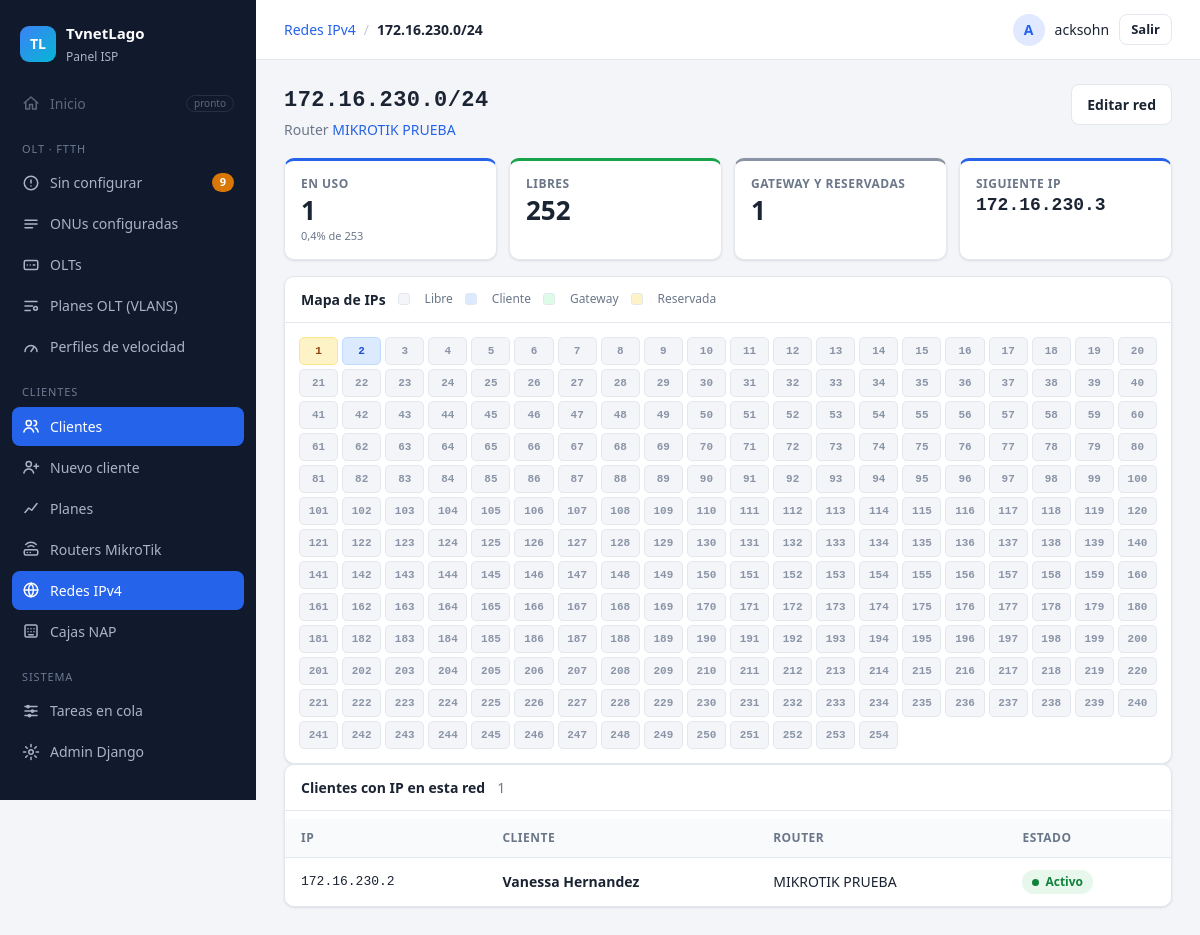
The page /redes/1/ (signed in) on the database its author committed.
### Aplicaciones/ServerMikro/models.py (models this page shows, shortened)
class RedIPv4(models.Model):
    nombre = models.CharField(max_length=60, blank=True, help_text="Vacío = la red, ej. 172.16.130.0/24")
    router = models.ForeignKey(Router, on_delete=models.PROTECT, related_name="redes")
    red = models.GenericIPAddressField("Red", protocol="IPv4")
    cidr = models.PositiveSmallIntegerField("CIDR", default=24)
    gateway = models.GenericIPAddressField(
        "IP del MikroTik (gateway)", protocol="IPv4", null=True, blank=True,
        help_text="La IP del router en esta red. Se usa como local-address del PPPoE y nunca se "
                  "da a un cliente. Vacío = no se envía local-address (usa la del perfil).")
    reservadas = models.TextField(
        "IPs reservadas", blank=True,
        help_text="No se dan a clientes. Separadas por coma; rangos con guion. "
                  "Ej: 172.16.130.2, 172.16.130.250-172.16.130.254")
    activa = models.BooleanField("Usar para clientes nuevos", default=True)
    creada = models.DateTimeField(auto_now_add=True)
    class Meta:
        verbose_name = "red IPv4"
        verbose_name_plural = "redes IPv4"
        ordering = ["router__nombre", "red"]
        constraints = [models.UniqueConstraint(fields=["red", "cidr"], name="red_ipv4_unica")]
    @property
    def cidr_texto(self):
        return f"{self.red}/{self.cidr}"
    @property
    def red_ip(self):
        import ipaddress
        return ipaddress.IPv4Network(self.cidr_texto, strict=False)
    def hosts(self):
        r = self.red_ip
        if r.prefixlen >= 31:
            return list(r)
        return r.hosts()  # generador: no arma listas enormes en redes grandes
    @property
    def total(self):
        r = self.red_ip
        return r.num_addresses if r.prefixlen >= 31 else r.num_addresses - 2
    def bloqueadas(self):
        import ipaddress
        s = _parsear_reservadas(self.reservadas)
        if self.gateway:
            s.add(ipaddress.IPv4Address(self.gateway))
        elif self.red_ip.prefixlen <= 30:
            s.add(next(iter(self.red_ip.hosts())))
        return {ip for ip in s if ip in self.red_ip}
    def contiene(self, ip):
        import ipaddress
        try:
            return ipaddress.IPv4Address(str(ip)) in self.red_ip
        except ValueError:
            return False
    def siguiente_libre(self, usadas):
        fuera = usadas | self.bloqueadas()
        for ip in self.hosts():
            if ip not in fuera:
                return str(ip)
        return None

class Router(models.Model):
    METODOS = [("api_ssl", "API-SSL (cifrada, puerto 8729)"),
               ("api", "API sin cifrar (puerto 8728)"),
               ("rest", "REST por HTTPS (www-ssl, puerto 443)")]
    nombre = models.CharField(max_length=100)
    ip = models.GenericIPAddressField()
    usuario = models.CharField(max_length=50, default="django-api")
    clave = models.CharField(max_length=100)  # TEMPORAL: luego la ciframos
    metodo = models.CharField("Conexión", max_length=8, choices=METODOS, default="rest")
    puerto = models.PositiveIntegerField(null=True, blank=True,
                                         help_text="Vacío = el puerto normal del método (8729, 8728 o 443)")
    huella_ssl = models.CharField("Huella SHA-256 del certificado", max_length=100, blank=True,
                                  help_text="Opcional, solo API-SSL. Si la pones, se comprueba en cada conexión.")
    huella_vista = models.CharField(max_length=64, blank=True,
                                    help_text="Huella que presentó el MikroTik en la última prueba")
    ACCIONES = [("", "—"), ("info", "Leyendo info del router")]
    modelo = models.CharField(max_length=60, blank=True)
    version = models.CharField(max_length=40, blank=True)
    encendido_desde = models.DateTimeField(null=True, blank=True)
    cpu = models.PositiveSmallIntegerField("CPU %", null=True, blank=True)
    memoria_libre = models.PositiveSmallIntegerField("Memoria libre %", null=True, blank=True)
    ppp_activos = models.PositiveIntegerField("PPPoE conectados", null=True, blank=True)
    conectado = models.BooleanField(null=True, blank=True)
    info_leida = models.DateTimeField(null=True, blank=True)
    accion_pendiente = models.CharField(max_length=10, choices=ACCIONES, blank=True, default="")
    accion_desde = models.DateTimeField(null=True, blank=True)
    ultimo_error = models.TextField(blank=True)

class Cliente(models.Model):
    ESTADOS = [("pendiente", "Pendiente"), ("activo", "Activo"), ("suspendido", "Suspendido")]
    ACCIONES = [("", "—"), ("crear", "Creando en MikroTik"),
                ("suspender", "Suspendiendo"), ("activar", "Activando"),
                ("plan", "Cambiando plan")]
    nombre = models.CharField(max_length=150)
    usuario_pppoe = models.CharField(max_length=50, unique=True)
    clave_pppoe = models.CharField(max_length=50)
    ip = models.GenericIPAddressField(unique=True)
    velocidad = models.CharField(max_length=20, default="10M/10M")  # la que está APLICADA en el MikroTik
    plan = models.ForeignKey(Plan, on_delete=models.PROTECT, null=True, blank=True,
                             related_name="clientes")  # NUEVO (paso 9)
    router = models.ForeignKey(Router, on_delete=models.PROTECT, related_name="clientes")
    estado = models.CharField(max_length=20, choices=ESTADOS, default="pendiente")
    cedula = models.CharField("Cédula / RUC", max_length=13, blank=True)
    telefono = models.CharField("Teléfono", max_length=20, blank=True)
    direccion = models.CharField("Dirección", max_length=200, blank=True)
    accion_pendiente = models.CharField(max_length=10, choices=ACCIONES, blank=True, default="",
                                        help_text="Orden en la fila que todavía no termina")
    caja_nap = models.ForeignKey("CajaNAP", on_delete=models.PROTECT, null=True, blank=True,
                                 related_name="clientes", verbose_name="Caja NAP")
    puerto_nap = models.PositiveSmallIntegerField("Puerto NAP", null=True, blank=True)
    ultimo_error = models.TextField(blank=True)
    actualizado = models.DateTimeField(auto_now=True)
    class Meta:
        constraints = [models.UniqueConstraint(fields=["caja_nap", "puerto_nap"], name="puerto_nap_unico")]

### Aplicaciones/ServerMikro/views.py (the view)
# urls.py: path("redes/<int:pk>/", views.red_detalle, name="red_detalle"),
@login_required
def red_detalle(request, pk):
    red = get_object_or_404(RedIPv4.objects.select_related("router"), pk=pk)
    _uso([red])
    net = red.red_ip
    clientes = {}
    for c in Cliente.objects.select_related("router").only("id", "nombre", "ip", "estado", "router__nombre"):
        if red.contiene(c.ip):
            clientes[c.ip] = c
    bloqueadas = {str(ip) for ip in red.bloqueadas()}
    mapa = []
    if red.total <= MAPA_MAXIMO:
        for ip in red.hosts():
            ip = str(ip)
            c = clientes.get(ip)
            tipo = ("gateway" if ip == red.gateway else "reservada" if ip in bloqueadas
                    else "usada" if c else "libre")
            mapa.append({"ip": ip, "fin": ip.rsplit(".", 1)[-1], "tipo": tipo, "cliente": c})
    ajenos = [c for c in clientes.values() if c.router_id != red.router_id]
    return render(request, "redes/detalle.html", {
        "red": red, "mapa": mapa, "mapa_maximo": MAPA_MAXIMO,
        "clientes": sorted(clientes.values(), key=lambda c: int(ipaddress.IPv4Address(c.ip))),
        "ajenos": ajenos, "siguiente": red.siguiente_libre(ips_de_clientes()),
    })

### Aplicaciones/ServerMikro/templates/redes/detalle.html (shortened to what this page needs)
{% extends "panel/base.html" %}
{% block migas %}<a href="{% url 'clientes:redes' %}">Redes IPv4</a><span class="sep">/</span><strong>{{ red.cidr_texto }}</strong>{% endblock %}
{% block contenido %}
<div class="cabecera">
  <div>
    <h1 class="mono">{{ red.cidr_texto }}</h1>
    <p class="sub">Router <a href="{% url 'clientes:router_detalle' red.router_id %}">{{ red.router.nombre }}</a></p>
  </div>
  {% if perms.ServerMikro.change_redipv4 %}
  <a class="btn btn-fantasma" href="{% url 'clientes:red_editar' red.pk %}">Editar red</a>
  {% endif %}
</div>
<div class="resumen">
  <div class="kpi"><span class="kpi-titulo">En uso</span><span class="kpi-valor">{{ red.usadas }}</span><span class="kpi-nota">{{ red.porcentaje }}% de {{ red.disponibles }}</span></div>
  <div class="kpi kpi-verde"><span class="kpi-titulo">Libres</span><span class="kpi-valor">{{ red.libres }}</span></div>
  <div class="kpi kpi-gris"><span class="kpi-titulo">Gateway y reservadas</span><span class="kpi-valor">{{ red.n_bloqueadas }}</span></div>
  <div class="kpi"><span class="kpi-titulo">Siguiente IP</span><span class="kpi-valor mono" style="font-size:18px">{{ siguiente|default:"— llena" }}</span></div>
</div>
{% if mapa %}
<div class="tarjeta">
  <div class="tarjeta-barra">
    <strong>Mapa de IPs</strong>
    <span class="leyenda-ip"><i class="ip-libre"></i>Libre <i class="ip-usada"></i>Cliente <i class="ip-gateway"></i>Gateway <i class="ip-reservada"></i>Reservada</span>
  </div>
  <div class="mapa-ip">
    {% for c in mapa %}
      {% if c.cliente %}<a class="ip ip-{{ c.tipo }}" href="{% url 'clientes:detalle' c.cliente.pk %}" title="{{ c.ip }} · {{ c.cliente.nombre }}">{{ c.fin }}</a>
      {% else %}<span class="ip ip-{{ c.tipo }}" title="{{ c.ip }} · {{ c.tipo }}">{{ c.fin }}</span>{% endif %}
    {% endfor %}
  </div>
</div>
{% else %}
<div class="aviso"><span>La red tiene más de {{ mapa_maximo }} IPs: no se dibuja el mapa, solo la lista de clientes.</span></div>
{% endif %}
<div class="tarjeta">
  <div class="tarjeta-barra"><strong>Clientes con IP en esta red</strong><span class="tenue">{{ clientes|length }}</span></div>
  <div class="tabla-scroll">
  <table class="tabla">
    <thead><tr><th>IP</th><th>Cliente</th><th class="ocultar-movil">Router</th><th>Estado</th></tr></thead>
    <tbody>
    {% for c in clientes %}
      <tr>
        <td class="mono">{{ c.ip }}</td>
        <td><a class="enlace-fila" href="{% url 'clientes:detalle' c.pk %}">{{ c.nombre }}</a></td>
        <td class="ocultar-movil">{{ c.router.nombre }}</td>
        <td>{% include "clientes/_estado.html" %}</td>
      </tr>
    {% empty %}
      <tr><td colspan="4"><div class="vacio"><strong>Ningún cliente usa esta red todavía</strong></div></td></tr>
    {% endfor %}
    </tbody>
  </table>
  </div>
</div>
{% endblock %}

### templates/panel/base.html (shortened to what this page needs)
{% load static %}<!DOCTYPE html>
<html lang="es">
<head>
  <link rel="stylesheet" href="{% static 'vendor/select2/select2.min.css' %}">
  <link rel="stylesheet" href="{% static 'css/panel.css' %}">
</head>
<body>
<div class="app">
  <aside class="sidebar" id="sidebar">
    <div class="marca">
      <span class="marca-logo">TL</span>
      <div><strong>TvnetLago</strong><small>Panel ISP</small></div>
    </div>
    {% with ruta=request.resolver_match.view_name %}
    <nav>
      <a class="item deshabilitado" title="Próximamente">
        <svg viewBox="0 0 24 24"><path d="M3 12l9-8 9 8M5 10v10h5v-6h4v6h5V10"/></svg>
        Inicio <span class="pronto">pronto</span>
      </a>
      <p class="seccion">OLT · FTTH</p>
      <a class="item {% if ruta == 'olt:sin_configurar' or ruta == 'olt:autorizar' %}activo{% endif %}"
         href="{% url 'olt:sin_configurar' %}">
        <svg viewBox="0 0 24 24"><circle cx="12" cy="12" r="9"/><path d="M12 8v4M12 16h.01"/></svg>
        Sin configurar
        <span id="menu-pendientes" data-vivo class="contador-caja">{% if menu_pendientes %}<span class="contador">{{ menu_pendientes }}</span>{% endif %}</span>
      </a>
      <a class="item {% if ruta == 'olt:configuradas' or ruta == 'olt:detalle_onu' %}activo{% endif %}" href="{% url 'olt:configuradas' %}">
        <svg viewBox="0 0 24 24"><path d="M4 7h16M4 12h16M4 17h10"/></svg>
        ONUs configuradas
      </a>
      <a class="item {% if ruta == 'olt:olts' or ruta == 'olt:detalle_olt' or ruta == 'olt:olt_nueva' or ruta == 'olt:olt_editar' %}activo{% endif %}" href="{% url 'olt:olts' %}">
        <svg viewBox="0 0 24 24"><rect x="3" y="6" width="18" height="12" rx="2"/><path d="M7 12h.01M11 12h.01M15 12h2"/></svg>
        OLTs
      </a>
      <a class="item {% if ruta == 'olt:planes_olt' or ruta == 'olt:plan_olt_nuevo' or ruta == 'olt:plan_olt_editar' %}activo{% endif %}" href="{% url 'olt:planes_olt' %}">
        <svg viewBox="0 0 24 24"><path d="M4 6h16M4 12h10M4 18h7"/><circle cx="18" cy="15" r="2.5"/></svg>
        Planes OLT (VLANS)
      </a>
      <a class="item {% if ruta == 'olt:velocidades' or ruta == 'olt:velocidad_nueva' or ruta == 'olt:velocidad_editar' %}activo{% endif %}" href="{% url 'olt:velocidades' %}">
        <svg viewBox="0 0 24 24"><path d="M4 18a8 8 0 1 1 16 0"/><path d="M12 18l4-6"/></svg>
        Perfiles de velocidad
      </a>
      <p class="seccion">Clientes</p>
      <a class="item {% if request.resolver_match.namespace == 'clientes' and ruta != 'clientes:nuevo' and 'plan' not in ruta and 'router' not in ruta %}activo{% endif %}" href="{% url 'clientes:lista' %}">
        <svg viewBox="0 0 24 24"><circle cx="9" cy="8" r="3.5"/><path d="M2.5 20c.8-3.5 3.3-5.5 6.5-5.5s5.7 2 6.5 5.5M16 4.5a3.5 3.5 0 010 7M18 14.6c1.9.7 3 2.6 3.5 5.4"/></svg>
        Clientes
      </a>
      {% if perms.ServerMikro.add_cliente %}
      <a class="item {% if ruta == 'clientes:nuevo' %}activo{% endif %}" href="{% url 'clientes:nuevo' %}">
        <svg viewBox="0 0 24 24"><circle cx="9" cy="8" r="3.5"/><path d="M2.5 20c.8-3.5 3.3-5.5 6.5-5.5s5.7 2 6.5 5.5M19 8v6M16 11h6"/></svg>
        Nuevo cliente
      </a>
      {% endif %}
      <a class="item {% if ruta == 'clientes:planes' or ruta == 'clientes:plan_nuevo' or ruta == 'clientes:plan_editar' %}activo{% endif %}" href="{% url 'clientes:planes' %}">
        <svg viewBox="0 0 24 24"><path d="M4 18l5-6 4 3 7-9"/></svg>
        Planes
      </a>
      <a class="item {% if 'router' in ruta %}activo{% endif %}" href="{% url 'clientes:routers' %}">
        <svg viewBox="0 0 24 24"><rect x="3" y="13" width="18" height="7" rx="2"/><path d="M7 16.5h.01M11 16.5h.01M8 9a6 6 0 018 0M5 6a10 10 0 0114 0"/></svg>
        Routers MikroTik
      </a>
      <a class="item {% if ruta == 'clientes:redes' or 'clientes:red_' in ruta %}activo{% endif %}" href="{% url 'clientes:redes' %}">
        <svg viewBox="0 0 24 24"><circle cx="12" cy="12" r="9"/><path d="M3 12h18M12 3a14 14 0 010 18M12 3a14 14 0 000 18"/></svg>
        Redes IPv4
      </a>
      <a class="item {% if 'clientes:nap' in ruta %}activo{% endif %}" href="{% url 'clientes:naps' %}">
        <svg viewBox="0 0 24 24"><rect x="4" y="4" width="16" height="16" rx="2"/><path d="M8 9h.01M12 9h.01M16 9h.01M8 13h.01M12 13h.01M16 13h.01M9 17h6"/></svg>
        Cajas NAP
      </a>
      <p class="seccion">Sistema</p>
      <a class="item {% if ruta == 'tareas:lista' %}activo{% endif %}" href="{% url 'tareas:lista' %}">
        <svg viewBox="0 0 24 24"><path d="M4 6h16M4 12h16M4 18h16"/><circle cx="8" cy="6" r="1.5"/><circle cx="14" cy="12" r="1.5"/><circle cx="10" cy="18" r="1.5"/></svg>
        Tareas en cola
      </a>
      {% if user.is_staff %}
      <a class="item" href="{% url 'admin:index' %}">
        <svg viewBox="0 0 24 24"><circle cx="12" cy="12" r="3"/><path d="M12 2v3M12 19v3M2 12h3M19 12h3M4.9 4.9L7 7M17 17l2.1 2.1M4.9 19.1L7 17M17 7l2.1-2.1"/></svg>
        Admin Django
      </a>
      {% endif %}
    </nav>
    {% endwith %}
  </aside>
  <div class="principal">
    <header class="topbar">
      <div class="migas">{% block migas %}{% endblock %}</div>
      {% if user.is_authenticated %}
      <form method="post" action="{% url 'logout' %}" class="usuario">
        <span class="avatar">{{ user.username|slice:":1"|upper }}</span>
        <span class="usuario-nombre">{{ user.username }}</span>
        <button type="submit" class="btn btn-fantasma btn-sm">Salir</button>
      </form>
      {% endif %}
    </header>
    <main class="contenido">
      {% block contenido %}{% endblock %}
    </main>
  </div>
</div>
</body>
</html>

### Aplicaciones/ServerMikro/templates/clientes/_estado.html (shortened to what this page needs)
{% if c.estado == "activo" %}<span class="estado estado-ok"><i class="punto"></i>Activo</span>
{% elif c.estado == "suspendido" %}<span class="estado estado-error"><i class="punto"></i>Suspendido</span>
{% else %}<span class="estado estado-proceso"><i class="punto"></i>Pendiente</span>{% endif %}

### rows shown on the page
RedIPv4: cidr_texto "172.16.230.0/24", router.nombre "MIKROTIK PRUEBA", usadas "1", porcentaje "0,4", disponibles "253", libres "252", n_bloqueadas "1"
Cliente: fin "2", ip "172.16.230.2", nombre "Vanessa Hernandez", router.nombre "MIKROTIK PRUEBA", estado "activo" (drawn)

### other values the page prints
{{ menu_pendientes }} "9"
{{ user.username|slice:":1"|upper }} "A"
{{ user.username }} "acksohn"
{{ siguiente|default:"— llena" }} "172.16.230.3"
{{ c.fin }} "1" "3" "4" "5" "6" "7" "8" "9" "10" "11" "12" "13" "14" "15" "16" "17" "18" "19" "20" "21" "22" "23" "24" "25" "26" "27" "28" "29" "30" "31" "32" "33" "34" "35" "36" "37" "38" "39" "40" "41" "42" "43" "44" "45" "46" "47" "48" "49" "50" "51" "52" "53" "54" "55" "56" "57" "58" "59" "60" "61" "62" "63" "64" "65" "66" "67" "68" "69" "70" "71" "72" "73" "74" "75" "76" "77" "78" "79" "80" "81" "82" "83" "84" "85" "86" "87" "88" "89" "90" "91" "92" "93" "94" "95" "96" "97" "98" "99" "100" "101" "102" "103" "104" "105" "106" "107" "108" "109" "110" "111" "112" "113" "114" "115" "116" "117" "118" "119" "120" "121" "122" "123" "124" "125" "126" "127" "128" "129" "130" "131" "132" "133" "134" "135" "136" "137" "138" "139" "140" "141" "142" "143" "144" "145" "146" "147" "148" "149" "150" "151" "152" "153" "154" "155" "156" "157" "158" "159" "160" "161" "162" "163" "164" "165" "166" "167" "168" "169" "170" "171" "172" "173" "174" "175" "176" "177" "178" "179" "180" "181" "182" "183" "184" "185" "186" "187" "188" "189" "190" "191" "192" "193" "194" "195" "196" "197" "198" "199" "200" "201" "202" "203" "204" "205" "206" "207" "208" "209" "210" "211" "212" "213" "214" "215" "216" "217" "218" "219" "220" "221" "222" "223" "224" "225" "226" "227" "228" "229" "230" "231" "232" "233" "234" "235" "236" "237" "238" "239" "240" "241" "242" "243" "244" "245" "246" "247" "248" "249" "250" "251" "252" "253" "254"
{{ clientes|length }} "1"
